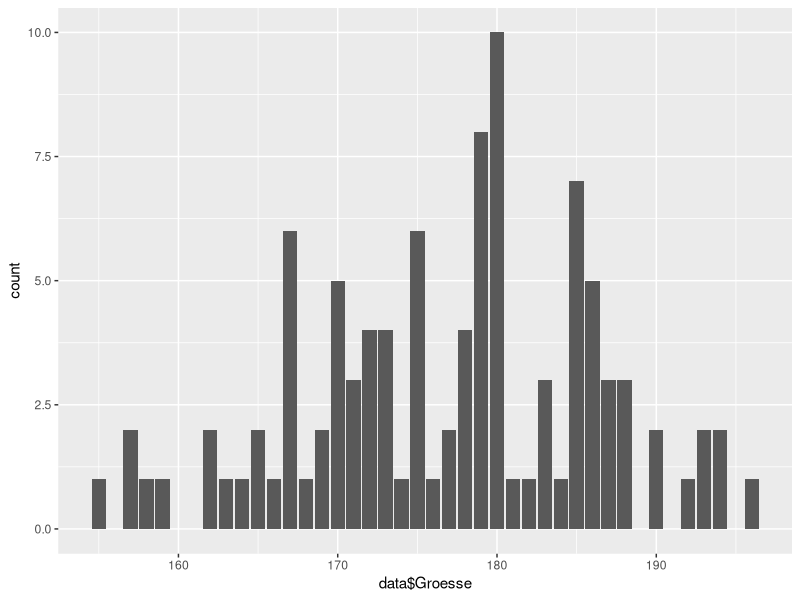

Generate this figure with R: (Note: this script raises an error after producing the figure.)
## ---- chunk 1
knitr::opts_chunk$set(error=TRUE,        # Keep compiling upon error
                      collapse=TRUE,     # collapse by default
                      echo=TRUE,         # echo code by default
                      comment = "#>",    # change comment character
                      fig.width = 7,     # set figure width
                      out.width = "100%", # set width of displayed images
                      warning=TRUE,      # show R warnings
                      message=FALSE)     # show R messages
## ---- chunk 2
install.packages("ggplot2")
library("ggplot2")
data <- read.csv("UmfrageBis2019.csv", header = TRUE, sep = ";", 
         dec = ".", fill = TRUE, comment.char = "")
colnames(data)
names(data)[names(data) == "Letzte.Schulnote.in.Mathematik"] <- "Mathe"
names(data)[names(data) == "Stunden.am.Tag.in.WhatsApp"] <- "WhatsApp"
names(data)[names(data) == "Anzahl.Paar.Schuhe.im.Schrank"] <- "AnzSchuhe"
## ---- chunk 3
ggplot(data, aes(x=data$Groesse))+geom_bar()
df.w <- subset(data, data$Geschlecht == "w")
df.m <- subset(data, data$Geschlecht == "m")
length <- rbind(df.m, df.w)
ggplot(length, aes(data$Groesse))+
  geom_bar(data = df.w, colour = "black", fill = "red")+ 
  geom_bar(data= df.m, colour = "black", fill = "blue")


hist <- ggplot(data, aes(x= data$Groesse))+ geom_bar()
hist + facet_grid(Geschlecht ~ .)

nclass.FD(data$Groesse)

hist <- ggplot(data, aes(x= data$Groesse))+ geom_histogram(binwidth = 7, colour="black")
hist + facet_grid(Geschlecht ~ .)


#or just:
ggplot(data, aes(data$Groesse)) + geom_histogram(bins="15")
ggplot(data, aes(data$Groesse)) + geom_histogram(bins="15") + facet_grid(data$Geschlecht) + 
  labs(title="Männer sind im Durchschnitt größer", x="Groesse in cm", y="Anzahl")

## ---- chunk 4
ggplot(data, aes(data$Groesse, colour= data$Geschlecht)) + geom_density(adjust=1/2) + geom_rug() + 
  labs(title='Männer sind im durchschnitt größer', x='Größe in cm', colour="Geschlecht")
## ---- chunk 5

